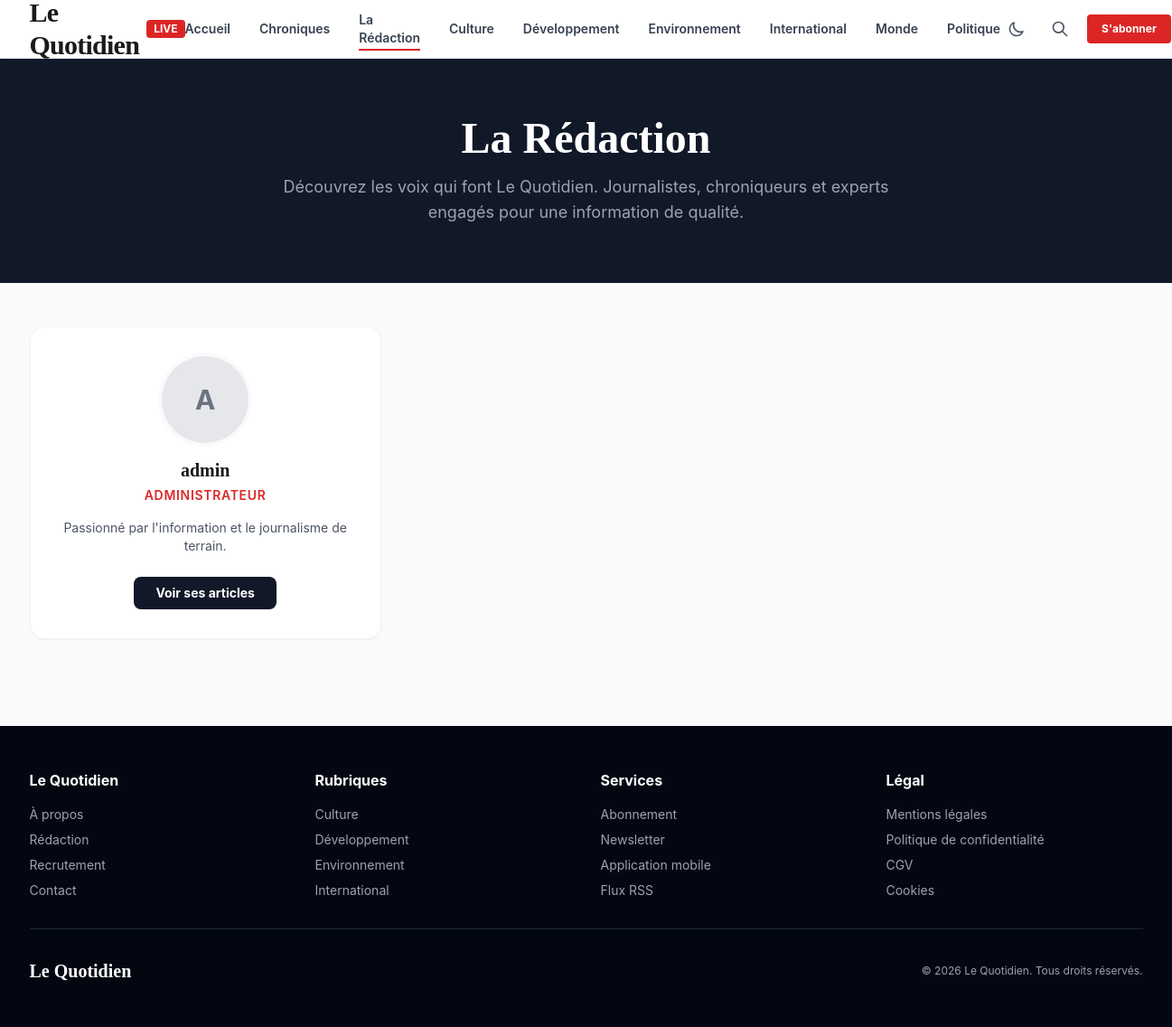
The page /blog/authors/ on the database its author committed.
### apps/weblog/models.py (models this page shows, shortened)
class Category(models.Model):
    name = models.CharField(_("Nom"), max_length=100)
    slug = models.SlugField(_("Slug"), unique=True, max_length=120)
    class Meta:
        verbose_name = _("Catégorie")
        verbose_name_plural = _("Catégories")

### apps/users/models.py (models this page shows, shortened)
class CustomUser(AbstractUser):
    class Role(models.TextChoices):
        VISITOR = "VISITOR", _("Visiteur")
        CONTRIBUTOR = "CONTRIBUTOR", _("Contributeur")
        WRITER = "WRITER", _("Rédacteur")
        EDITOR = "EDITOR", _("Éditeur")
        ADMIN = "ADMIN", _("Administrateur")
    role = models.CharField(
        _("Rôle"),
        max_length=20,
        choices=Role.choices,
        default=Role.CONTRIBUTOR
    )
    bio = models.TextField(_("Biographie"), max_length=500, blank=True)
    avatar = models.ImageField(_("Avatar"), upload_to="avatars/", null=True, blank=True)
    twitter_url = models.URLField(_("Lien Twitter/X"), max_length=255, blank=True)
    linkedin_url = models.URLField(_("Lien LinkedIn"), max_length=255, blank=True)
    facebook_url = models.URLField(_("Lien Facebook"), max_length=255, blank=True)
    website_url = models.URLField(_("Site web personnel"), max_length=255, blank=True)
    show_recruitment_section = models.BooleanField(_("Afficher la section recrutement"), default=True)

### apps/weblog/views.py (the view)
# urls.py: path('authors/', views.author_index, name='author_index'),
def author_index(request):
    User = get_user_model()
    authors = User.objects.filter(
        articles__status='PUBLISHED',
        articles__published_at__lte=timezone.now()
    ).distinct()
    return render(request, 'weblog/author_index.html', {'authors': authors})

### apps/newsletter/views.py (called while the page is built)
def newsletter_form_context(request):
    return {'subscriber_form': SubscriberForm()}

### apps/weblog/context_processors.py (called while the page is built)
def categories_processor(request):
    categories = Category.objects.exclude(name='Chronique').order_by('name')[:6]
    return {'nav_categories': categories}

### templates/weblog/author_index.html (shortened to what this page needs)
{% extends "base.html" %}
{% block content %}
<main class="page-section active">
    <section class="bg-gray-900 py-16 text-white text-center">
        <div class="max-w-7xl mx-auto px-4 sm:px-6">
            <h1 class="font-serif text-4xl sm:text-5xl font-bold mb-4">La Rédaction</h1>
            <p class="text-gray-400 text-lg max-w-2xl mx-auto">Découvrez les voix qui font Le Quotidien. Journalistes, chroniqueurs et experts engagés pour une information de qualité.</p>
        </div>
    </section>
    <section class="max-w-7xl mx-auto px-4 sm:px-6 py-12">
        <div class="grid grid-cols-1 sm:grid-cols-2 lg:grid-cols-3 gap-8">
            {% for author in authors %}
            <div class="bg-white rounded-2xl shadow-sm border border-gray-100 p-8 text-center group hover:shadow-md transition">
                <div class="relative inline-block mb-4">
                    {% if author.avatar %}
                        <img src="{{ author.avatar.url }}" alt="{{ author.username }}" class="w-24 h-24 rounded-full object-cover ring-4 ring-gray-50 group-hover:ring-red-50 transition">
                    {% else %}
                        <div class="w-24 h-24 rounded-full bg-gray-200 flex items-center justify-center font-bold text-3xl text-gray-500 ring-4 ring-gray-50 group-hover:ring-red-50 transition">
                            {{ author.username|first|upper }}
                        </div>
                    {% endif %}
                </div>
                <h3 class="font-serif text-xl font-bold mb-1 group-hover:text-red-600 transition">{{ author.get_full_name|default:author.username }}</h3>
                <p class="text-red-600 text-sm font-semibold uppercase tracking-wider mb-4">{{ author.get_role_display }}</p>
                <p class="text-gray-600 text-sm line-clamp-3 mb-6">
                    {{ author.bio|default:"Passionné par l'information et le journalisme de terrain." }}
                </p>
                <a href="{% url 'weblog:author_detail' author.username %}" class="inline-block bg-gray-900 text-white text-sm font-bold px-6 py-2 rounded-lg hover:bg-red-600 transition">
                    Voir ses articles
                </a>
            </div>
            {% empty %}
            <p class="col-span-full text-center text-gray-500 italic py-12">Aucun auteur n'est encore enregistré.</p>
            {% endfor %}
        </div>
    </section>
</main>
{% endblock %}

### templates/base.html (shortened to what this page needs)
<!DOCTYPE html>
<html lang="fr">
<head>
    <script src="https://cdn.tailwindcss.com"></script>
    <link href="https://cdn.jsdelivr.net/npm/@fontsource/inter@4.5.0/index.css" rel="stylesheet">
    <link href="https://cdn.jsdelivr.net/npm/@fontsource/playfair-display@4.5.0/index.css" rel="stylesheet">
    <link href="https://cdn.jsdelivr.net/npm/@fontsource/source-serif-pro@4.5.0/index.css" rel="stylesheet">
</head>
<body x-data="{
mobileMenuOpen: false,
searchOpen: false,
newsletterOpen: false,
darkMode: localStorage.getItem('darkMode') === 'true',
toggleDarkMode() {
    this.darkMode = !this.darkMode;
    localStorage.setItem('darkMode', this.darkMode);
    document.documentElement.classList.toggle('dark', this.darkMode);
}
}" x-init="document.documentElement.classList.toggle('dark', darkMode)">
    <header class="bg-white border-b border-gray-200 sticky top-0 z-50 shadow-sm">
        <div class="max-w-7xl mx-auto px-4 sm:px-6">
            <div class="flex items-center justify-between h-16">
                <a href="{% url 'home' %}" class="flex items-center cursor-pointer">
                    <span class="font-serif text-2xl sm:text-3xl font-black tracking-tight">Le Quotidien</span>
                    <span class="ml-2 text-xs bg-red-600 text-white px-2 py-0.5 rounded font-bold hidden sm:inline">LIVE</span>
                </a>
                <nav class="hidden lg:flex items-center space-x-8">
                    <a href="{% url 'home' %}" class="nav-link text-sm font-semibold text-gray-700 hover:text-red-600 transition {% if request.resolver_match.url_name == 'home' %}active{% endif %}">Accueil</a>
                    <a href="{% url 'weblog:chronique_list' %}" class="nav-link text-sm font-semibold text-gray-700 hover:text-red-600 transition {% if 'chronique' in request.path %}active{% endif %}">Chroniques</a>
                    <a href="{% url 'weblog:author_index' %}" class="nav-link text-sm font-semibold text-gray-700 hover:text-red-600 transition {% if 'authors' in request.path %}active{% endif %}">La Rédaction</a>
                    {% for cat in nav_categories %}
                    <a href="{% url 'weblog:category_detail' cat.slug %}" class="nav-link text-sm font-semibold text-gray-700 hover:text-red-600 transition {% if cat.slug in request.path %}active{% endif %}">{{ cat.name }}</a>
                    {% endfor %}
                </nav>
                <div class="flex items-center space-x-3">
                    <button @click="toggleDarkMode()" class="p-2 rounded-full hover:bg-gray-100 transition text-gray-600 dark:text-gray-300">
                        <svg x-show="!darkMode" class="w-5 h-5" fill="none" stroke="currentColor" viewBox="0 0 24 24"><path stroke-linecap="round" stroke-linejoin="round" stroke-width="2" d="M20.354 15.354A9 9 0 018.646 3.646 9.003 9.003 0 0012 21a9.003 9.003 0 008.354-5.646z"/></svg>
                    </button>
                    <button @click="searchOpen = !searchOpen" class="p-2 rounded-full hover:bg-gray-100 transition">
                        <svg class="w-5 h-5 text-gray-600" fill="none" stroke="currentColor" viewBox="0 0 24 24">
                            <path stroke-linecap="round" stroke-linejoin="round" stroke-width="2" d="M21 21l-6-6m2-5a7 7 0 11-14 0 7 7 0 0114 0z"/>
                        </svg>
                    </button>
                    {% if user.is_authenticated %}
                        {% if user.role in 'WRITER,EDITOR,ADMIN' or user.is_staff %}
                        <a href="{% url 'dashboard:home' %}" class="text-xs font-bold bg-gray-100 text-gray-700 px-3 py-2 rounded hover:bg-gray-200 transition hidden sm:block">Dashboard</a>
                        {% endif %}
                        <a href="/admin/" class="text-xs font-bold text-gray-600 hover:text-red-600 transition hidden sm:block">Admin</a>
                    {% else %}
                        <button @click="newsletterOpen = true" class="bg-red-600 text-white text-xs font-bold px-4 py-2 rounded hover:bg-red-700 transition hidden sm:block">S'abonner</button>
                    {% endif %}
                </div>
            </div>
        </div>
    </header>
    {% block content %}{% endblock %}
    <footer class="bg-gray-950 text-gray-400 py-12 mt-12">
        <div class="max-w-7xl mx-auto px-4 sm:px-6">
            <div class="grid grid-cols-2 md:grid-cols-4 gap-8 mb-8">
                <div>
                    <h4 class="text-white font-bold mb-4">Le Quotidien</h4>
                    <ul class="space-y-2 text-sm">
                        <li><a href="#" class="hover:text-white transition">À propos</a></li>
                        <li><a href="{% url 'weblog:author_index' %}" class="hover:text-white transition">Rédaction</a></li>
                        <li><a href="{% url 'dashboard:promotion_request' %}" class="hover:text-white transition">Recrutement</a></li>
                        <li><a href="#" class="hover:text-white transition">Contact</a></li>
                    </ul>
                </div>
                <div>
                    <h4 class="text-white font-bold mb-4">Rubriques</h4>
                    <ul class="space-y-2 text-sm">
                        {% for cat in nav_categories|slice:":4" %}
                        <li><a href="{% url 'weblog:category_detail' cat.slug %}" class="hover:text-white transition">{{ cat.name }}</a></li>
                        {% empty %}
                        <li><a href="#" class="hover:text-white transition">Politique</a></li>
                        <li><a href="#" class="hover:text-white transition">Économie</a></li>
                        {% endfor %}
                    </ul>
                </div>
                <div>
                    <h4 class="text-white font-bold mb-4">Services</h4>
                    <ul class="space-y-2 text-sm">
                        <li><button @click="newsletterOpen = true" class="hover:text-white transition text-left">Abonnement</button></li>
                        <li><button @click="newsletterOpen = true" class="hover:text-white transition text-left">Newsletter</button></li>
                        <li><a href="#" class="hover:text-white transition">Application mobile</a></li>
                        <li><a href="{% url 'weblog:article_feed' %}" class="hover:text-white transition">Flux RSS</a></li>
                    </ul>
                </div>
                <div>
                    <h4 class="text-white font-bold mb-4">Légal</h4>
                    <ul class="space-y-2 text-sm">
                        <li><a href="#" class="hover:text-white transition">Mentions légales</a></li>
                        <li><a href="#" class="hover:text-white transition">Politique de confidentialité</a></li>
                        <li><a href="#" class="hover:text-white transition">CGV</a></li>
                        <li><a href="#" class="hover:text-white transition">Cookies</a></li>
                    </ul>
                </div>
            </div>
            <div class="border-t border-gray-800 pt-8 flex flex-col sm:flex-row items-center justify-between">
                <span class="font-serif text-xl font-bold text-white mb-4 sm:mb-0">Le Quotidien</span>
                <span class="text-xs">© {% now "Y" %} Le Quotidien. Tous droits réservés.</span>
            </div>
        </div>
    </footer>
</body>
</html>

### templates/base.html (style rules this page uses)
* { margin: 0; padding: 0; box-sizing: border-box; }
body { font-family: 'Inter', sans-serif; background: #fafafa; color: #1a1a1a; }
.font-serif { font-family: 'Playfair Display', serif !important; }
.nav-link { position: relative; }
.nav-link::after { content: ''; position: absolute; bottom: -4px; left: 0; width: 0; height: 2px; background: #dc2626; transition: width 0.3s ease; }
.nav-link:hover::after, .nav-link.active::after { width: 100%; }
body { transition: background-color 0.3s ease, color 0.3s ease; }

### rows shown on the page
Category: name "Culture"
Category: name "Développement"
Category: name "Environnement"
Category: name "International"
Category: name "Monde"
Category: name "Politique"
CustomUser: username|first "A", get_full_name "admin", role "ADMINISTRATEUR", bio "Passionné par l'information et le journalisme de terrain."
